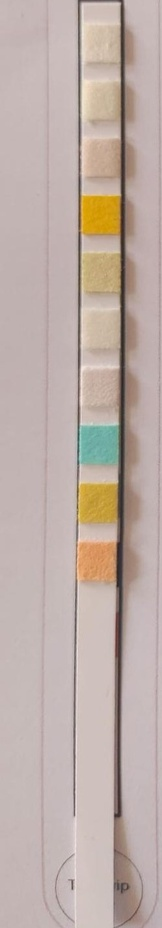
#> input picture SMARTurinalysis/uploads/1772301403_test1.jpeg, 162 x 928 px, shrunk from 249 x 1425 before the run
$ python -i test_contours.py   (imports and definitions only)
#> lines starting #> are read from the running program, lines starting #| are printed output that depends on the picture; after the words box and inside, x2 and y2 are one past the last pixel; in counts of white or black regions, pixels touching at a corner belong together
import cv2
import numpy as np
import sys
import os

def debug_contours(image_path):
#> called with image_path = 'uploads/1772301403_test1.jpeg'
    img = cv2.imread(image_path)
#> img is the input picture: shape (928, 162, 3); mean B, G, R 167.1, 173.6, 189.2
    if img is None:
        print(f"Error reading image: {image_path}")
        return

    debug_img = img.copy()
    img = cv2.cvtColor(img, cv2.COLOR_BGR2RGB)
    height, width, _ = img.shape
#> height = 928; width = 162

    if width > height:
        img = cv2.rotate(img, cv2.ROTATE_90_CLOCKWISE)
        debug_img = cv2.rotate(debug_img, cv2.ROTATE_90_CLOCKWISE)
        height, width, _ = img.shape

    # -- Crop step --
    gray_for_lines = cv2.cvtColor(debug_img, cv2.COLOR_BGR2GRAY)
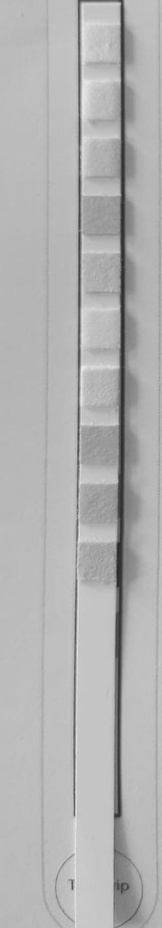
#> gray_for_lines: shape (928, 162); min 37, max 235, mean 177.6
    edges = cv2.Canny(gray_for_lines, 50, 150, apertureSize=3)
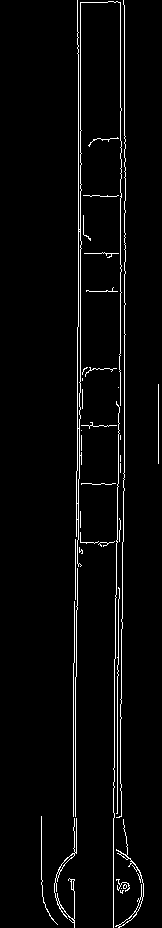
#> edges: shape (928, 162); 3.3% white in thin lines or dots, all inside (x1, y1, x2, y2) = (41, 0, 159, 928)
    lines = cv2.HoughLinesP(edges, 1, np.pi/180, threshold=100, minLineLength=height*0.3, maxLineGap=height*0.1)
#> lines = [[120, 529, 120, 2], [124, 490, 124, 5], [80, 566, 80, 2], [78, 326, 78, 32], [71, 921, 79, 433], [73, 700, 77, 415], [109, 139, 123, 925], [114, 720, 119, 407]]

    stick_left = 0
    stick_right = width
#> stick_right = 162

    if lines is not None:
        verticals = []
        for line in lines:
            x1, y1, x2, y2 = line[0]
            if abs(x1 - x2) < width * 0.1:
                verticals.append((x1+x2)//2)
#> this loop made 8 passes
#> after the loop, verticals = [120, 124, 80, 78, 75, 75, 116, 116]

        if len(verticals) >= 2:
            verticals.sort()
            mid_verticals = [v for v in verticals if width*0.1 < v < width*0.9]
#> mid_verticals = [75, 75, 78, 80, 116, 116, 120, 124]
            if mid_verticals:
                stick_left = max(0, min(mid_verticals) - int(width*0.05))
#> stick_left = 67
                stick_right = min(width, max(mid_verticals) + int(width*0.05))
#> stick_right = 132

    if stick_right - stick_left > width * 0.2:
        img = img[:, stick_left:stick_right]
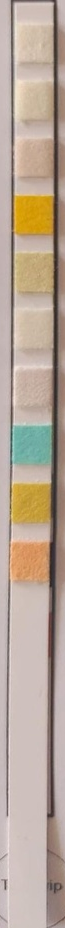
#> img: shape (928, 65, 3); mean R, G, B 183, 165.7, 150.7
        debug_img = debug_img[:, stick_left:stick_right]
        width = stick_right - stick_left
#> width = 65

    cv2.imwrite("debug_1_cropped.jpg", debug_img)

    # -- Segmentation step --
    lab_img = cv2.cvtColor(debug_img, cv2.COLOR_BGR2LAB)
#> lab_img: shape (928, 65, 3); mean of channels 0, 1, 2 175.8, 132.4, 137.8
    l_channel = lab_img[:, :, 0]
    blurred_l = cv2.GaussianBlur(l_channel, (5, 5), 0)
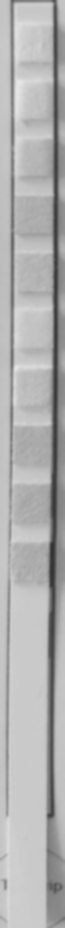
#> blurred_l: shape (928, 65); min 50, max 230, mean 175.8
    thresh = cv2.adaptiveThreshold(blurred_l, 255, cv2.ADAPTIVE_THRESH_GAUSSIAN_C, cv2.THRESH_BINARY_INV, 15, 3)
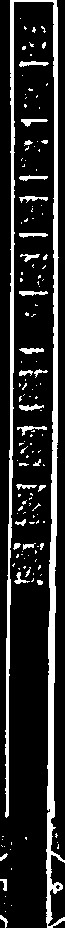
#> thresh: shape (928, 65); 16.7% white; 141 white regions (111 under 20 px), largest, box (x1, y1, x2, y2) and area: (5, 0, 65, 928) 7886, (19, 61, 49, 67) 108, (21, 119, 48, 127) 105
    cv2.imwrite("debug_2_thresh.jpg", thresh)

    from scipy.ndimage import gaussian_filter1d
    projection = np.sum(thresh, axis=1)
#> projection = 928 values, max 11985 at index 0, min 765 at index 877, mean 2775.6
    smoothed_projection = gaussian_filter1d(projection, sigma=2.0)
#> smoothed_projection = 928 values, max 8695 at index 0, min 1121 at index 898, mean 2775.1

    signal_threshold = np.max(smoothed_projection) * 0.15
#> signal_threshold = 1304.2
    active_rows = smoothed_projection > signal_threshold

    regions = []
    in_region = False
    start_y = 0
    for y, is_active in enumerate(active_rows):
        if is_active and not in_region:
            in_region = True
            start_y = y
        elif not is_active and in_region:
            in_region = False
            end_y = y
            regions.append((start_y, end_y))
#> this loop made 928 passes
#> in_region on passes 1, 821, 824, 873, 878, 896, 904, 908, 912: True, False, True, False, True, False, True, False, True
#> after the loop, end_y = 907; in_region = True; regions = [(0, 820), (823, 872), (877, 895), (903, 907)]; start_y = 911
    if in_region:
        regions.append((start_y, height-1))

    min_pad_height = height * 0.02
#> min_pad_height = 18.56
    filtered_regions = [r for r in regions if (r[1] - r[0]) > min_pad_height]
#> filtered_regions = [(0, 820), (823, 872)]

    print(f"Found {len(filtered_regions)} projection regions")
#| Found 2 projection regions

    validated_contours = []

    for idx, (y_start, y_end) in enumerate(filtered_regions):
        region_mask = thresh[y_start:y_end, 0:width]
        contours, _ = cv2.findContours(region_mask, cv2.RETR_EXTERNAL, cv2.CHAIN_APPROX_SIMPLE)
        if not contours:
            continue

        largest_contour = max(contours, key=cv2.contourArea)
        x, y, w, h = cv2.boundingRect(largest_contour)

        y += y_start

        aspect_ratio = float(w) / float(h) if h > 0 else 0
        area = w * h
        width_ratio = float(w) / float(width)

        print(f"Region {idx} at Y={y_start}: Aspect={aspect_ratio:.2f} (Want 1.0-4.0), WidthRatio={width_ratio:.2f} (Want >0.4), Area={area} (Want >{width * height * 0.005})")

        if 1.0 <= aspect_ratio <= 4.0 and width_ratio > 0.4 and area > (width * height * 0.005):
            validated_contours.append((x, y, w, h))
#> this loop made 2 passes
#> (y_start, y_end, x, y, w, h, aspect_ratio, area) on passes 1 to 2: (0, 820, 5, 0, 54, 820, 0.0659, 44280), (823, 872, 46, 823, 19, 49, 0.388, 931)
#| Region 0 at Y=0: Aspect=0.07 (Want 1.0-4.0), WidthRatio=0.83 (Want >0.4), Area=44280 (Want >301.6)
#| Region 1 at Y=823: Aspect=0.39 (Want 1.0-4.0), WidthRatio=0.29 (Want >0.4), Area=931 (Want >301.6)
#> pass 1, in debug_contours, `region_mask = thresh[y_start:y_end, 0:width]`:
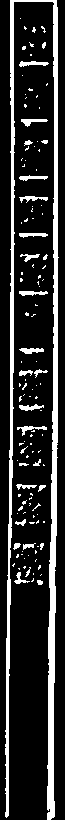
#> region_mask: shape (820, 65); 17.4% white; 123 white regions (96 under 20 px), largest, box (x1, y1, x2, y2) and area: (5, 0, 59, 820) 7203, (19, 61, 49, 67) 108, (21, 119, 48, 127) 105
#> pass 2, in debug_contours, `region_mask = thresh[y_start:y_end, 0:width]`:
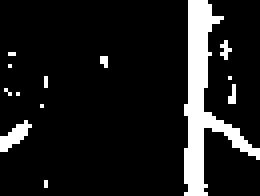
#> region_mask: shape (49, 65) (shown 4 times larger); 11.3% white; 13 white regions (11 under 20 px)
#> after the loop, validated_contours = []

    print(f"Valid contours via regions: {len(validated_contours)}")
#| Valid contours via regions: 0

    if not (8 <= len(validated_contours) <= 12):
        print("Falling back to pure contours")
        contours, _ = cv2.findContours(thresh, cv2.RETR_EXTERNAL, cv2.CHAIN_APPROX_SIMPLE)
#> contours = 141 contours, 120 with area under 20; largest, box (x1, y1, x2, y2) and area: (5, 0, 65, 928) 6063, (19, 61, 49, 67) 77, (19, 348, 44, 354) 76, (21, 119, 48, 127) 76, (19, 404, 44, 411) 70
        validated_contours = []
        for cnt in contours:
            x, y, w, h = cv2.boundingRect(cnt)
            aspect_ratio = float(w) / float(h) if h > 0 else 0
            width_ratio = float(w) / float(width)
            area = w * h

            if area > (width * height * 0.002):
                print(f"  Contour Area={area:.0f}, Aspect={aspect_ratio:.2f}, WidthRatio={width_ratio:.2f}, w={w}, h={h}")

            if 1.0 <= aspect_ratio <= 4.0 and width_ratio > 0.4 and area > (width * height * 0.005):
                validated_contours.append((x, y, w, h))
#> this loop made 141 passes
#> (x, y, w, h, aspect_ratio, width_ratio, area) on passes 1, 6, 8, 19, 23, 25, 37, 38, 39, 43, 48, 49: (0, 915, 8, 13, 0.615, 0.123, 104), (0, 879, 7, 12, 0.583, 0.108, 84), (0, 853, 8, 8, 1, 0.123, 64), (37, 580, 6, 5, 1.2, 0.0923, 30), (14, 572, 16, 12, 1.33, 0.246, 192), (25, 567, 6, 10, 0.6, 0.0923, 60), (40, 543, 4, 7, 0.571, 0.0615, 28), (23, 543, 13, 7, 1.86, 0.2, 91), (13, 543, 8, 7, 1.14, 0.123, 56), (15, 519, 11, 7, 1.57, 0.169, 77), (18, 506, 5, 5, 1, 0.0769, 25), (32, 503, 9, 8, 1.12, 0.138, 72)
#|   Contour Area=192, Aspect=1.33, WidthRatio=0.25, w=16, h=12
#|   Contour Area=126, Aspect=3.50, WidthRatio=0.32, w=21, h=6
#|   Contour Area=300, Aspect=3.00, WidthRatio=0.46, w=30, h=10
#|   Contour Area=175, Aspect=3.57, WidthRatio=0.38, w=25, h=7
#|   Contour Area=126, Aspect=1.56, WidthRatio=0.22, w=14, h=9
#|   Contour Area=150, Aspect=4.17, WidthRatio=0.38, w=25, h=6
#|   Contour Area=145, Aspect=5.80, WidthRatio=0.45, w=29, h=5
#|   Contour Area=160, Aspect=2.50, WidthRatio=0.31, w=20, h=8
#> (further printed lines are left out)

    print(f"Final Count: {len(validated_contours)}")
#| Final Count: 0

# [10 lines not run here, left out]

>>> result = debug_contours('uploads/1772301403_test1.jpeg')

$ run again, on SMARTurinalysis/uploads/1772304691_Strip2.jpeg
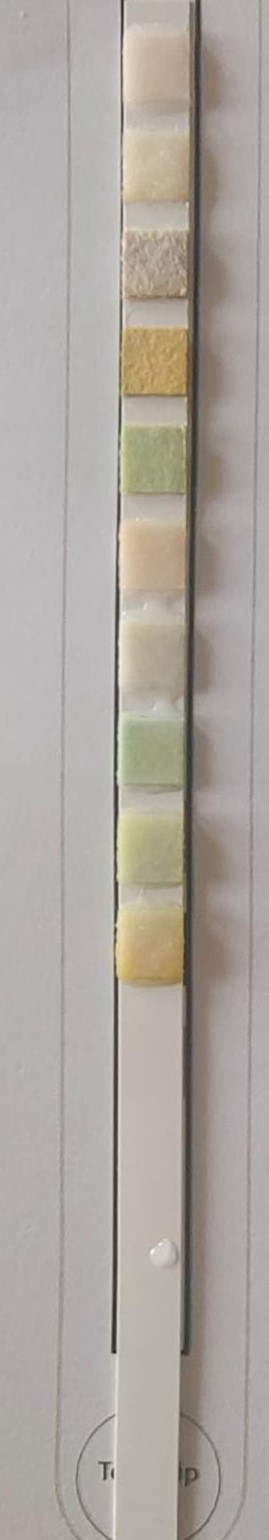
#> input picture SMARTurinalysis/uploads/1772304691_Strip2.jpeg, 269 x 1540 px
#> in debug_contours, img is the input picture: shape (1540, 269, 3); mean B, G, R 159.6, 165.9, 172
#> in debug_contours, `edges = cv2.Canny(gray_for_lines, 50, 150, apertureSize=3)`:
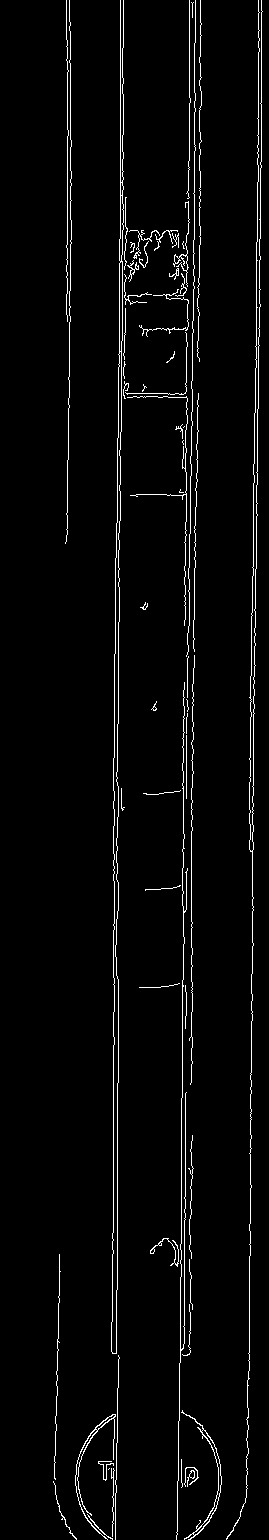
#> edges: shape (1540, 269); 3.1% white in thin lines or dots, all inside (x1, y1, x2, y2) = (53, 0, 263, 1540)
#> lines = 17 rows, first 6: [117, 1442, 117, 724], [118, 1082, 118, 354], [182, 1009, 194, 265], [113, 1523, 113, 758], [249, 777, 257, 307], [120, 520, 120, 0]
#> the loop in debug_contours, `for line in lines:` made 17 passes
#> after the loop in debug_contours, `for line in lines:`: verticals = [117, 118, 188, 113, 253, 120, 195, 67, 188, 185, 255, 191, 184, 257, 189, 182, 187]
#> mid_verticals = [67, 113, 117, 118, 120, 182, 184, 185, 187, 188, 188, 189, 191, 195]
#> stick_left = 54
#> in debug_contours, `stick_right = min(width, max(mid_verticals) + int(width*0.05))`: stick_right = 208
#> in debug_contours, `width = stick_right - stick_left`: width = 154
#> lab_img: shape (1540, 154, 3); mean of channels 0, 1, 2 172.2, 128.8, 134.2
#> thresh: shape (1540, 154); 12.1% white; 313 white regions (227 under 20 px), largest, box (x1, y1, x2, y2) and area: (70, 0, 154, 1540) 10317, (1, 0, 28, 1540) 5436, (57, 260, 69, 1355) 4547
#> projection = 1540 values, max 19125 at index 395, min 2550 at index 1357, mean 4764.2
#> smoothed_projection = 1540 values, max 14626 at index 395, min 2786 at index 1385, mean 4763.7
#> signal_threshold = 2193.9
#> the loop in debug_contours, `for y, is_active in enumerate(active_rows):` made 1540 passes
#> (in_region, start_y) on pass 1: (True, 0)
#> after the loop in debug_contours, `for y, is_active in enumerate(active_rows):`: in_region = True; regions = []; start_y = 0
#> filtered_regions = [(0, 1539)]
#| Found 1 projection regions
#> the loop in debug_contours, `for idx, (y_start, y_end) in enumerate(filtered_regions):` made 1 pass
#> (y_start, y_end, x, y, w, h, aspect_ratio, area) on pass 1: (0, 1539, 70, 0, 84, 1539, 0.0546, 129276)
#> (printed output is left out)
#> pass 1, in debug_contours, `region_mask = thresh[y_start:y_end, 0:width]`:
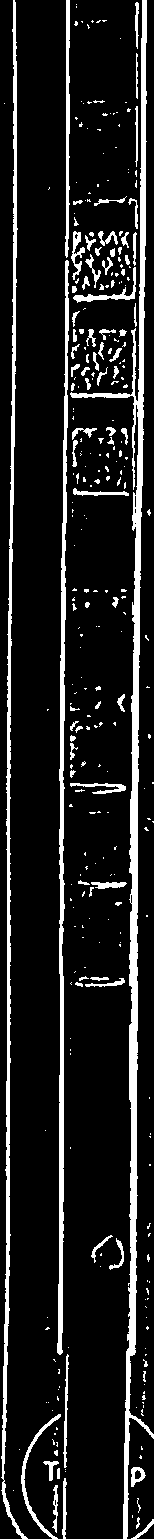
#> region_mask: shape (1539, 154); 12.1% white; 313 white regions (227 under 20 px)
#> after the loop in debug_contours, `for idx, (y_start, y_end) in enumerate(filtered_regions):`: validated_contours = []
#| Valid contours via regions: 0
#> in debug_contours, `contours, _ = cv2.findContours(thresh, cv2.RETR_EXTERNAL, cv2.CHAIN_AP..`: contours = 313 contours, 256 with area under 20; largest, box (x1, y1, x2, y2) and area: (70, 0, 154, 1540) 8530, (1, 0, 28, 1540) 3892, (57, 260, 69, 1355) 3451, (65, 0, 70, 258) 616, (21, 1414, 61, 1540) 404
#> the loop in debug_contours, `for cnt in contours:` made 313 passes
#> (x, y, w, h, aspect_ratio, width_ratio, area) on passes 1, 2, 4: (131, 1519, 23, 21, 1.1, 0.149, 483), (136, 1517, 4, 12, 0.333, 0.026, 48), (137, 1498, 4, 15, 0.267, 0.026, 60)
#> (printed output is left out)
#> after the loop in debug_contours, `for cnt in contours:`: validated_contours = [(73, 267, 63, 36)]
#| Final Count: 1
